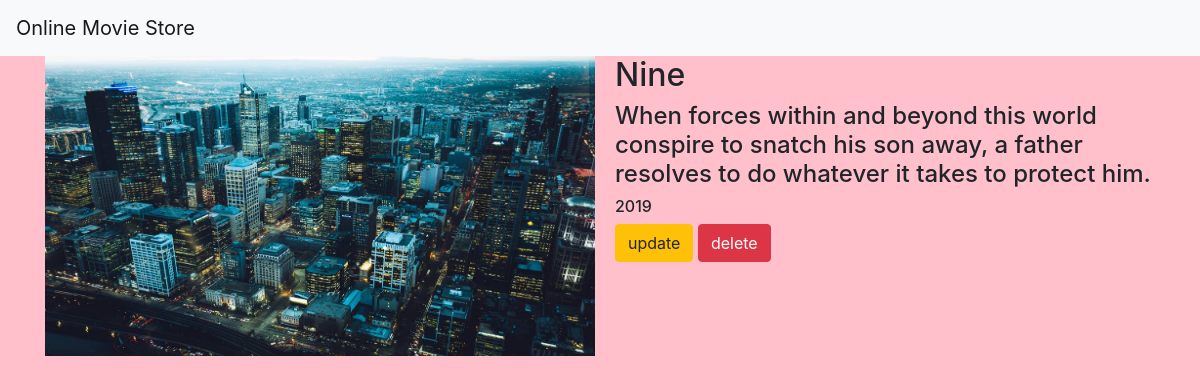
The app's page /movie/6/ with its own data.
### movieapp/models.py (models this page shows, shortened)
class Movie(models.Model):
    nanme=models.CharField(max_length=250)
    desc=models.TextField()
    year=models.IntegerField()
    img=models.ImageField(upload_to='gallery')

### movieapp/views.py (the view)
# urls.py: path('movie/<int:movie_id>/',views.detail,name='detail'),
def detail(request,movie_id):
    movie=Movie.objects.get(id=movie_id)
    return render(request,"detail.html",{'movie':movie})

### template/detail.html
{% extends 'base.html' %}
{% block body %}
<div class="container">
    <div class="row">
        <div class="col-md-6">
            <img src="{{movie.img.url}}" width="550" height="300">
        </div>
<div class="col-md-6">
    <h2>{{movie.nanme}}</h2>
    <h4>{{movie.desc}}</h4>
    <h6>{{movie.year}}</h6>
    <a class="btn btn-warning" href="{% url 'movieapp:update' movie.id %}">update</a>
    <a class="btn btn-danger" href="{% url 'movieapp:delete' movie.id %}">delete</a>
</div>
   </div>
</div>
{% endblock %}

### static/style.css (style rules this page uses)
body { background-color:pink; }

### records on screen
Movie: img (picture), nanme "Nine", desc "When forces within and beyond this world conspire to snatch his son away, a father resolves to do whatever it takes to protect him.", year "2019"
